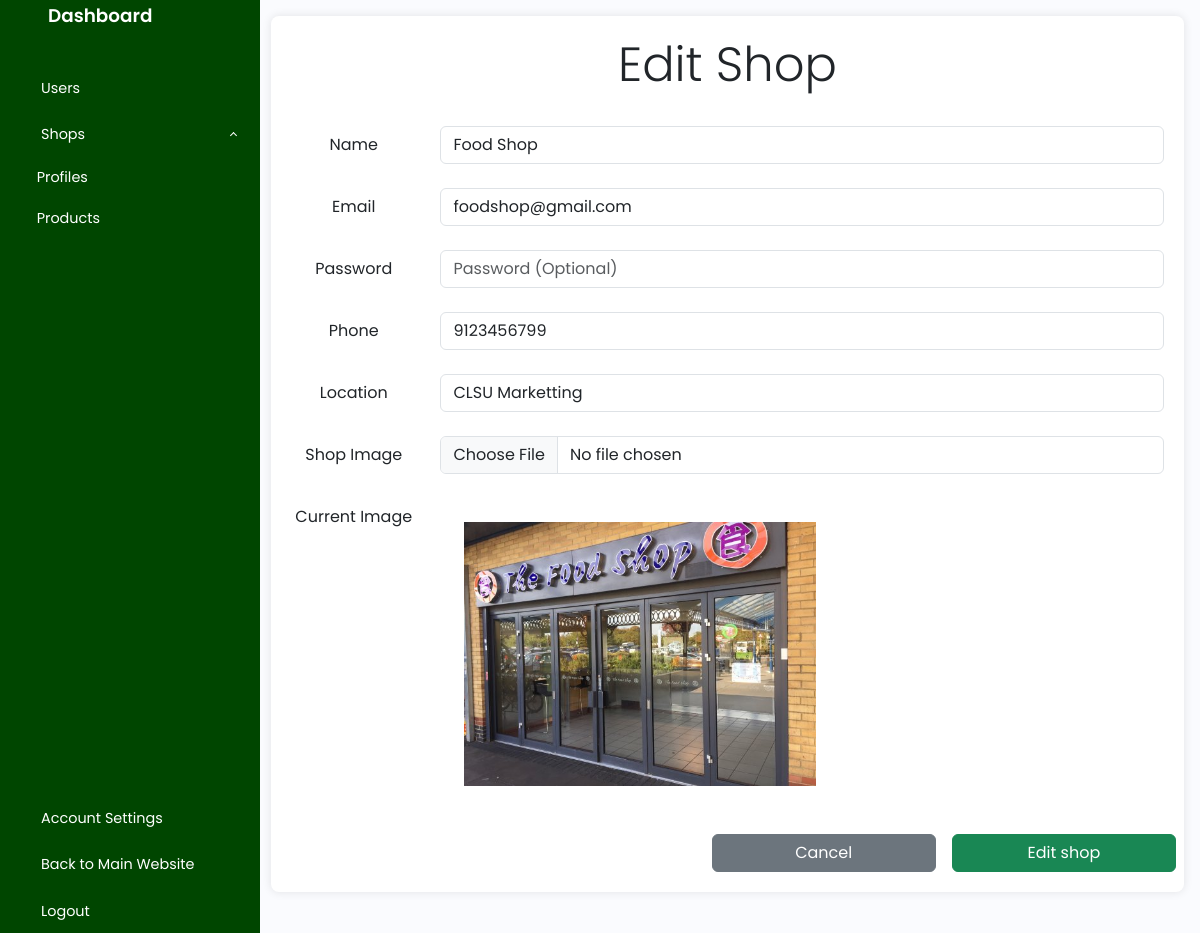
The app's page /admin/shops/editProfiles.php?shop_ID=12400037 (signed in) with its own data.
### tables this page shows
CREATE TABLE `shopdata` (
  `shop_ID` int(8) NOT NULL,
  `shop_Name` varchar(100) NOT NULL,
  `shop_Phone` bigint(11) NOT NULL,
  `shop_Location` varchar(100) DEFAULT NULL
);

CREATE TABLE `shoplogin` (
  `shop_ID` int(8) NOT NULL,
  `shop_Email` varchar(100) NOT NULL,
  `shop_Password` varchar(300) NOT NULL
);

### db/action.php (called while the page is built, shortened)
<?php
class Database
{
    protected $conn;
    public function __construct($conn)
    {
        $this->conn = $conn;
    }
    public function executeQuery($sql)
    {
        $result = $this->conn->query($sql);
        $data = array();
        if ($result->num_rows > 0) {
            while ($row = $result->fetch_assoc()) {
                $data_row = array();
                foreach ($row as $r) {
                    array_push($data_row, $r);
                }
                array_push($data, $data_row);
            }
        }
        return $data;
    }
    public function showRecords($table, $condition = null)
    {
        $sql = "Select * from $table";
        if ($condition != null) {
            $sql .= " $condition";
        }
        return $this->executeQuery($sql);
    }
}

### db/connection.php (called while the page is built)
<?php
class Connection {
    private $DAddress = "localhost";
    private $DUsername = "root";
    private $DPass = "";
    private $DName = "uts_db";
    public function connect() {
        $conn = new mysqli($this->DAddress, $this->DUsername, $this->DPass, $this->DName);
        if ($conn->connect_error) {
            die("Connection failed: ". $conn->connect_error);
        }
        else {
            return $conn;
        }
    }
}

### admin/shops/editProfiles.php (the view, shortened to what this page needs)
<?php
include '../../db/ADMIN.action.php';
include '../../db/connection.php';
$connection = new Connection();
$database = new adminAction($connection->connect());
if (isset($_GET['shop_ID'])) {
    $shop_id = $_GET['shop_ID'];
    $result = $database->showRecords('shopdata', "WHERE shop_ID = $shop_id");
    $result2 = $database->showRecords('shoplogin', "WHERE shop_ID = $shop_id");
} else {
    header("Location: ../");
}
?>
<!DOCTYPE html>
<html>
<head>
    <?php include '../../includes/head.Include.php' ?>
    <link href="https://cdn.jsdelivr.net/npm/bootstrap@5.3.0-alpha3/dist/css/bootstrap.min.css" rel="stylesheet"
>
    <link rel="stylesheet" href="../../bootstrap/css/bootstrap.css">
    <link rel="stylesheet" href="../../css/admin.css">
    <link rel="stylesheet" href="../../css/admin.usersedit.css">
</head>
<body>
    <div class="wrapper">
        <?php include "../../includes/ADMIN.sidebar.Include.php"; ?>
        <div class="main p-3 d-flex flex-column align-content-center">
            <form class="container" method="post" enctype="multipart/form-data">
                <h1 class="display-5 ">Edit Shop</h1> <br>
                <div class="form-group row">
                    <label for="shop_Name" class="col-sm-2 col-form-label">Name</label>
                    <div class="col-sm-10">
                        <input type="text" oninput="letterOnly(this.id);" class="form-control" id="shop_Name" name="shop_Name" placeholder="Name"
                            value="<?php echo isset($result[0][1]) ? $result[0][1] : '' ?>" required>
                    </div>
                </div>
                <br>
                <div class="form-group row">
                    <label for="shop_Email" class="col-sm-2 col-form-label">Email</label>
                    <div class="col-sm-10">
                        <input type="email" oninput="letterOnly(this.id);" class="form-control" id="shop_Email" name="shop_Email" placeholder="Email"
                            value="<?php echo isset($result2[0][1]) ? $result2[0][1] : '' ?>" required>
                    </div>
                </div>
                <br>
                <div class="form-group row">
                    <label for="shop_Password" class="col-sm-2 col-form-label">Password</label>
                    <div class="col-sm-10">
                        <input type="password" oninput="validSymbol(this.id);" class="form-control" id="shop_Password" name="shop_Password"
                            placeholder="Password (Optional)">
                    </div>
                </div>
                <br>
                <div class="form-group row">
                    <label for="shop_Phone" class="col-sm-2 col-form-label">Phone</label>
                    <div class="col-sm-10">
                        <input type="tel" oninput="numberOnly(this.id);" pattern=".{10}" class="form-control"
                            id="shop_Phone" name="shop_Phone" placeholder="10-Digits Phone Number (Optional)"
                            value="<?php echo isset($result[0][2]) ? $result[0][2] : '' ?>">
                    </div>
                </div>
                <br>
                <div class="form-group row">
                    <label for="shop_Location" class="col-sm-2 col-form-label">Location</label>
                    <div class="col-sm-10">
                        <input type="text" oninput="validSymbol(this.id);" class="form-control" id="shop_Location" name="shop_Location"
                            placeholder="Location (Optional)"
                            value="<?php echo isset($result[0][3]) ? $result[0][3] : '' ?>">
                    </div>
                </div>
                <br>
                <div class="form-group row">
                    <label for="shop_Image" class="col-sm-2 col-form-label">Shop Image</label>
                    <div class="col-sm-10">
                        <input type="file" class="form-control" id="shop_Image" name="shop_Image">
                    </div>
                </div>
                <br>
                <div class="form-group row">
                    <label for="current_Image" class="col-sm-2 col-form-label">Current Image</label>
                    <div class="col-sm-10">
                        <div class="shop-image" name="current_Image"><img
                                src='../../img/<?php echo $shop_id; ?>/shop_Image.png' id="shopImage"></div>
                    </div>
                </div>
                <br>
                <div class="form-group row justify-content-end gap-3">
                    <button type="button" class="btn btn-secondary w-25"
                        onclick="window.location.href = 'profiles.php?page=<?php echo $_SESSION['page']; ?>'"><span
                            class="btn-text">Cancel</span><i class="bi bi-x-lg btn-icon"></i></button>
                    <button type="submit" name="edit" class="btn btn-success w-25"><span class="btn-text">Edit
                            shop</span><i class="bi bi-check-lg btn-icon"></i></button>
                </div>
            </form>
        </div>
    </div>
</body>
</html>

### css/admin.css (style rules this page uses)
:root { --green: rgb(0, 70, 0); --lightgreen: rgb(71, 184, 71); }
h1 { font-weight: 600; font-size: 1.5rem; }
body { font-family: 'Poppins', sans-serif; margin-left: 255px; justify-content: space-evenly; }
.wrapper { display: flex; }
.main { min-height: 100vh; width: 100%; overflow: hidden; transition: all 0.35s ease-in-out; background-color: #fafbfe; display: flex; justify-content: center; }

### css/admin.usersedit.css (style rules this page uses)
.container { text-align: center; width: 100%; margin-bottom: 25px; background-color: #fff; padding: 20px; box-shadow: 0 0 10px rgba(0, 0, 0, 0.1); border-radius: 8px; }
.shop-image { display: flex; justify-content: start; }
.shop-image img { padding: 1.5rem; width: 400px; }

### records on screen
shopdata: shop_Name "Food Shop", shop_Phone "9123456799", shop_Location "CLSU Marketting"
shoplogin: shop_Email "foodshop@gmail.com"
